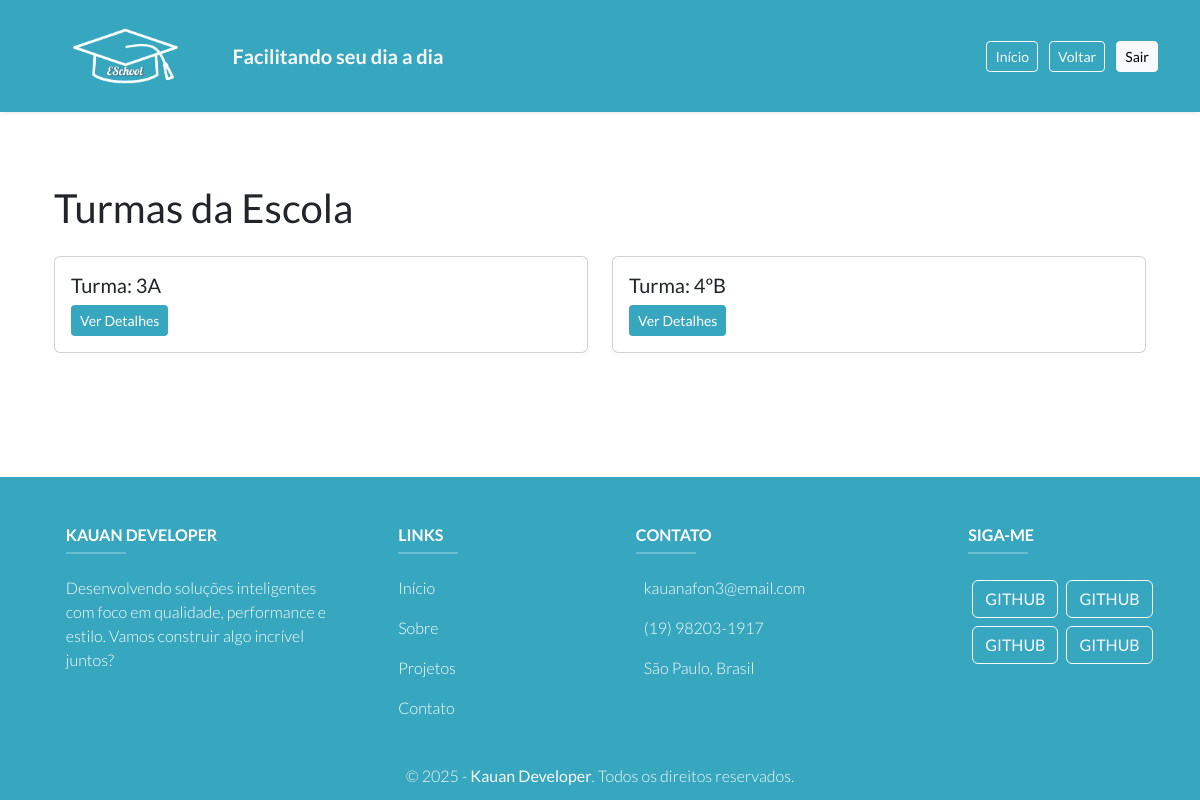
The page /turmas/ on the database as committed earlier.
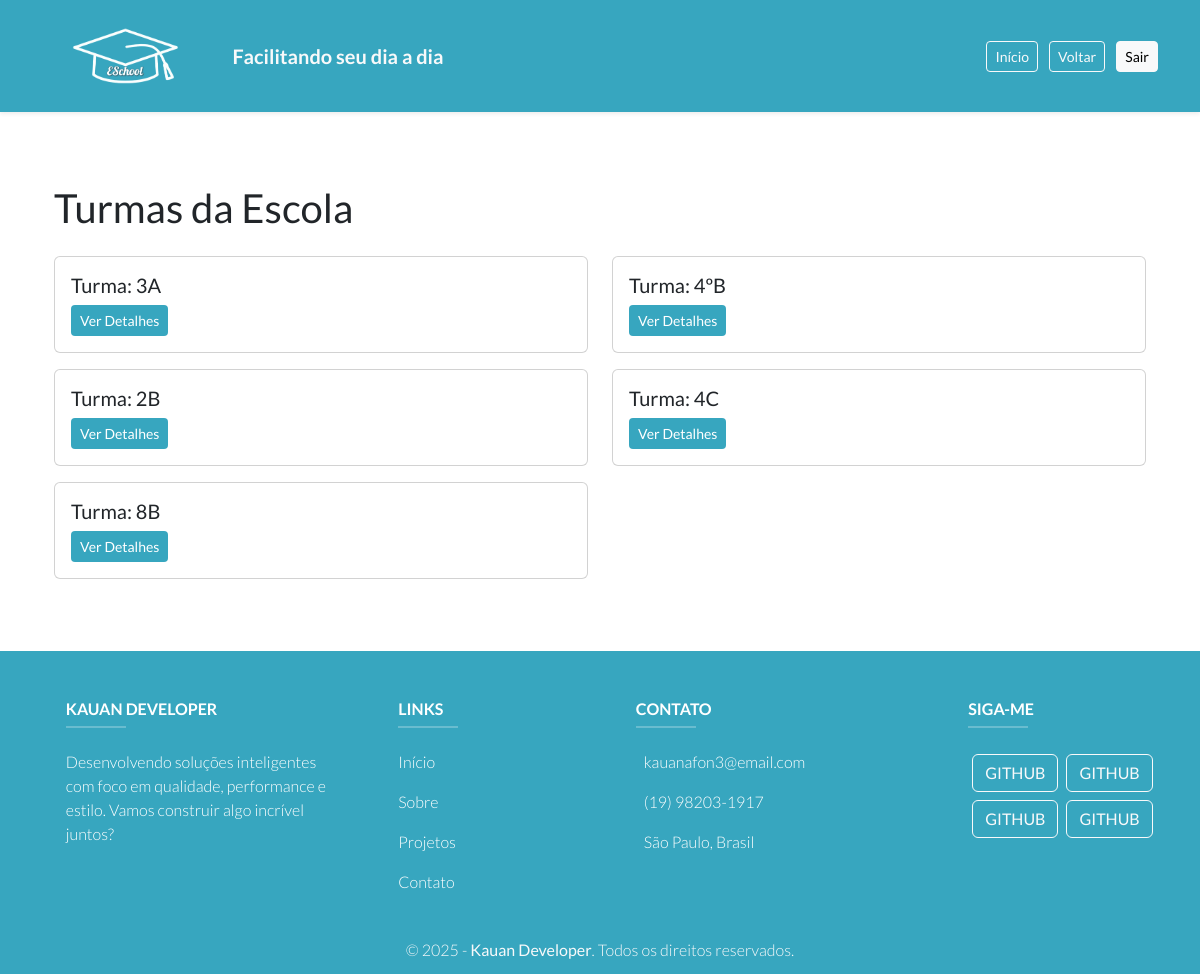
The same page on the database as committed later.
### app/models.py (models this page shows, shortened)
class Turma(models.Model):
    serie_turma = models.CharField(max_length=8, unique=True)

### app/views.py (the view)
# urls.py: path("turmas/", views.mostrar_turmas , name='mostrar_turmas'),
def mostrar_turmas(request):
    try:
        turma = Turma.objects.all()
    except Exception as e:
        print(f"erro: {e}")
        return HttpResponseNotFound('Erro ao tentar carregar os professores')
    return render(request, "turmas.html" , {"turmas": turma})

### app/Templates/turmas.html (shortened to what this page needs)
{% extends "base.html" %}
{% block content %}
<div class="container mt-4">
    <div class="d-flex justify-content-between align-items-center mb-4">
        <h1 class="mb-0">Turmas da Escola</h1>
    </div>
    <div class="row">
        {% for i in turmas %}
            <div class="col-md-6 mb-3">
                <div class="card h-100">
                    <div class="card-body">
                        <h5 class="card-title">Turma: {{ i.serie_turma }}</h5>
                        <a href="{% url 'detalhes_turmas' i.pk %}" class="btn btn-sm" style='background-color: #0590afcc; color:white;'>Ver Detalhes</a>
                    </div>
                </div>
            </div>
        {% endfor %}
    </div>
</div>
{% endblock %}

Rows that differ between the two databases and show on the page:
added Turma: serie_turma "2B"
added Turma: serie_turma "4C"
added Turma: serie_turma "8B"
